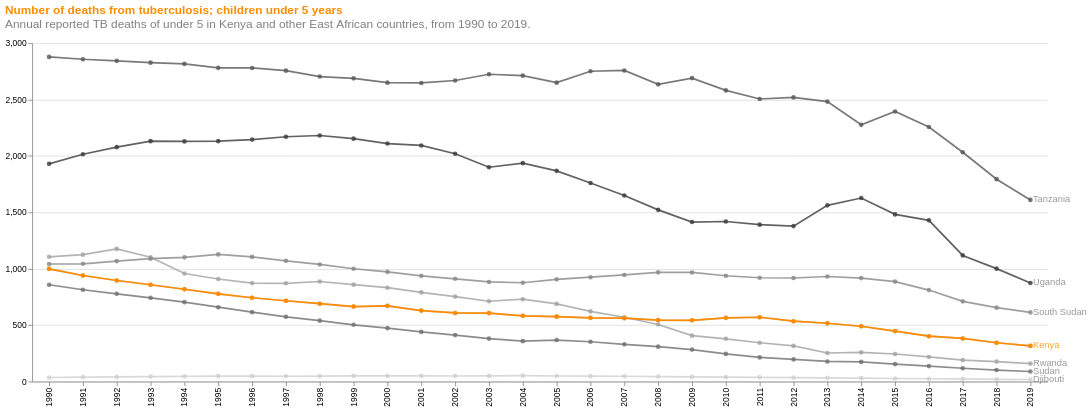

The notebook cell this image was saved under:
### Markdown cell above
### Under five tb deaths in east africa line chart

### Code cell
linechart = alt.Chart(death_cause_df[death_cause_df.entity.str.contains('Kenya|Uganda|Tanzania|Sudan|South Sudan|Rwanda|Djibouti')]).mark_line(point=True).encode(
    alt.X('year:O'),
    alt.Y('deaths_tuberculosis_under_5_:Q', axis=alt.Axis(tickCount=6)), 
    alt.OpacityValue(0.8),
    alt.Color("entity", scale=alt.Scale(scheme="greys"), legend=None),
    #tooltip=['entity','deaths_tuberculosis_under_5_:Q']
)

kenyachart = alt.Chart(death_cause_df[death_cause_df.entity.str.contains('Kenya')], 
                  title="Under 5 deaths from Tuberculosis among Kenya and her neighbors").mark_line(point=True, color="darkorange").encode(
    alt.X('year:O'),
    alt.Y('deaths_tuberculosis_under_5_:Q', axis=alt.Axis(tickCount=6)),
    color=alt.condition(alt.datum.entity == "Kenya" , alt.value("darkorange"), alt.value("grey"))
)

country_list =['Kenya','Uganda','Tanzania','Sudan','South Sudan','Rwanda','Djibouti']

label = linechart.mark_text(dx=3, align='left').encode(alt.X('max(year):O', title=""),
                                                   alt.Y('deaths_tuberculosis_under_5_:Q',  aggregate={'argmax':'year'}, title=""),
                                                   alt.Text('entity:O'),
                                                   color=alt.condition(alt.datum.entity == "Kenya" , alt.value("darkorange"), alt.value("grey")))

(linechart + kenyachart + label).properties(width=1200, height=400,
                                            title={"text":"Number of deaths from tuberculosis; children under 5 years",
                                                   "fontSize":14,
                                                   "color":"darkorange",
                                                   "anchor":"start",
                                                   "offset":10,
                                                   "subtitle":"Annual reported TB deaths of under 5 in Kenya and other East African countries, from 1990 to 2019.",
                                                   "subtitleFontSize":14,
                                                   "subtitleColor":"gray"}
                                           ).configure_view(stroke=None)#.save('charts/kenya_tb_deaths_under5.html')

### Figure 1 — Vega-Lite specification as saved in the notebook (floating-point values rounded to 4 significant figures; data arrays with more than 128 entries replaced by an {"elided": "..."} marker saying what was removed)
{"config": {"view": {"continuousWidth": 300, "continuousHeight": 300, "stroke": null}}, "layer": [{"data": {"name": "data-45bcab2d028e67ee39ce1febf6e7e0d2"}, "mark": {"type": "line", "point": true}, "encoding": {"color": {"field": "entity", "legend": null, "scale": {"scheme": "greys"}, "type": "nominal"}, "opacity": {"value": 0.8}, "x": {"field": "year", "type": "ordinal"}, "y": {"axis": {"tickCount": 6}, "field": "deaths_tuberculosis_under_5_", "type": "quantitative"}}}, {"data": {"name": "data-c970c4d77132ff16d6ee2c9344a47402"}, "mark": {"type": "line", "color": "darkorange", "point": true}, "encoding": {"color": {"condition": {"test": "(datum.entity === 'Kenya')", "value": "darkorange"}, "value": "grey"}, "x": {"field": "year", "type": "ordinal"}, "y": {"axis": {"tickCount": 6}, "field": "deaths_tuberculosis_under_5_", "type": "quantitative"}}, "title": "Under 5 deaths from Tuberculosis among Kenya and her neighbors"}, {"data": {"name": "data-45bcab2d028e67ee39ce1febf6e7e0d2"}, "mark": {"type": "text", "align": "left", "dx": 3}, "encoding": {"color": {"condition": {"test": "(datum.entity === 'Kenya')", "value": "darkorange"}, "value": "grey"}, "opacity": {"value": 0.8}, "text": {"field": "entity", "type": "ordinal"}, "x": {"aggregate": "max", "field": "year", "title": "", "type": "ordinal"}, "y": {"aggregate": {"argmax": "year"}, "field": "deaths_tuberculosis_under_5_", "title": "", "type": "quantitative"}}}], "height": 400, "title": {"text": "Number of deaths from tuberculosis; children under 5 years", "fontSize": 14, "color": "darkorange", "anchor": "start", "offset": 10, "subtitle": "Annual reported TB deaths of under 5 in Kenya and other East African countries, from 1990 to 2019.", "subtitleFontSize": 14, "subtitleColor": "gray"}, "width": 1200, "$schema": "https://vega.github.io/schema/vega-lite/v6.4.1.json", "datasets": {"data-45bcab2d028e67ee39ce1febf6e7e0d2": {"elided": "210 records"}, "data-c970c4d77132ff16d6ee2c9344a47402": [{"entity": "Kenya", "year": 1990, "deaths_malaria_under_5_": 9707, "deaths_hivaids_under_5_": 6836, "deaths_meningitis_under_5_": 2772, "deaths_nutritional_deficiencies_under_5_": 5444, "deaths_other_neonatal_disorders_under_5_": 3855, "deaths_whooping_cough_under_5_": 1210, "deaths_lower_respiratory_infections_under_5_": 15821, "deaths_congenital_birth_defects_under_5_": 3688, "deaths_measles_under_5_": 7286, "deaths_neonatal_sepsis_and_other_neonatal_infections_under_5_": 3050, "deaths_neonatal_encephalopathy_due_to_birth_asphyxia_and_trauma_under_5_": 5401, "deaths_drowning_under_5_": 269, "deaths_tuberculosis_under_5_": 999, "deaths_neonatal_preterm_birth_under_5_": 4832, "deaths_diarrheal_diseases_under_5_": 12453, "deaths_neoplasms_under_5_": 420, "deaths_syphilis_under_5_": 1542}, {"entity": "Kenya", "year": 1991, "deaths_malaria_under_5_": 10052, "deaths_hivaids_under_5_": 9309, "deaths_meningitis_under_5_": 2639, "deaths_nutritional_deficiencies_under_5_": 5286, "deaths_other_neonatal_disorders_under_5_": 3824, "deaths_whooping_cough_under_5_": 1156, "deaths_lower_respiratory_infections_under_5_": 15066, "deaths_congenital_birth_defects_under_5_": 3585, "deaths_measles_under_5_": 6752, "deaths_neonatal_sepsis_and_other_neonatal_infections_under_5_": 3066, "deaths_neonatal_encephalopathy_due_to_birth_asphyxia_and_trauma_under_5_": 5448, "deaths_drowning_under_5_": 250, "deaths_tuberculosis_under_5_": 940, "deaths_neonatal_preterm_birth_under_5_": 4850, "deaths_diarrheal_diseases_under_5_": 13879, "deaths_neoplasms_under_5_": 402, "deaths_syphilis_under_5_": 1458}, {"entity": "Kenya", "year": 1992, "deaths_malaria_under_5_": 10161, "deaths_hivaids_under_5_": 11904, "deaths_meningitis_under_5_": 2519, "deaths_nutritional_deficiencies_under_5_": 5119, "deaths_other_neonatal_disorders_under_5_": 3814, "deaths_whooping_cough_under_5_": 1115, "deaths_lower_respiratory_infections_under_5_": 14483, "deaths_congenital_birth_defects_under_5_": 3491, "deaths_measles_under_5_": 6282, "deaths_neonatal_sepsis_and_other_neonatal_infections_under_5_": 3082, "deaths_neonatal_encephalopathy_due_to_birth_asphyxia_and_trauma_under_5_": 5521, "deaths_drowning_under_5_": 235, "deaths_tuberculosis_under_5_": 896, "deaths_neonatal_preterm_birth_under_5_": 4895, "deaths_diarrheal_diseases_under_5_": 15432, "deaths_neoplasms_under_5_": 384, "deaths_syphilis_under_5_": 1379}, {"entity": "Kenya", "year": 1993, "deaths_malaria_under_5_": 10164, "deaths_hivaids_under_5_": 14327, "deaths_meningitis_under_5_": 2399, "deaths_nutritional_deficiencies_under_5_": 4918, "deaths_other_neonatal_disorders_under_5_": 3808, "deaths_whooping_cough_under_5_": 1054, "deaths_lower_respiratory_infections_under_5_": 13949, "deaths_congenital_birth_defects_under_5_": 3396, "deaths_measles_under_5_": 5855, "deaths_neonatal_sepsis_and_other_neonatal_infections_under_5_": 3091, "deaths_neonatal_encephalopathy_due_to_birth_asphyxia_and_trauma_under_5_": 5590, "deaths_drowning_under_5_": 216, "deaths_tuberculosis_under_5_": 858, "deaths_neonatal_preterm_birth_under_5_": 4940, "deaths_diarrheal_diseases_under_5_": 16739, "deaths_neoplasms_under_5_": 367, "deaths_syphilis_under_5_": 1308}, {"entity": "Kenya", "year": 1994, "deaths_malaria_under_5_": 10163, "deaths_hivaids_under_5_": 16369, "deaths_meningitis_under_5_": 2284, "deaths_nutritional_deficiencies_under_5_": 4697, "deaths_other_neonatal_disorders_under_5_": 3809, "deaths_whooping_cough_under_5_": 1043, "deaths_lower_respiratory_infections_under_5_": 13427, "deaths_congenital_birth_defects_under_5_": 3309, "deaths_measles_under_5_": 5480, "deaths_neonatal_sepsis_and_other_neonatal_infections_under_5_": 3099, "deaths_neonatal_encephalopathy_due_to_birth_asphyxia_and_trauma_under_5_": 5660, "deaths_drowning_under_5_": 204, "deaths_tuberculosis_under_5_": 818, "deaths_neonatal_preterm_birth_under_5_": 4990, "deaths_diarrheal_diseases_under_5_": 17973, "deaths_neoplasms_under_5_": 351, "deaths_syphilis_under_5_": 1251}, {"entity": "Kenya", "year": 1995, "deaths_malaria_under_5_": 10338, "deaths_hivaids_under_5_": 17949, "deaths_meningitis_under_5_": 2184, "deaths_nutritional_deficiencies_under_5_": 4485, "deaths_other_neonatal_disorders_under_5_": 3828, "deaths_whooping_cough_under_5_": 955, "deaths_lower_respiratory_infections_under_5_": 12927, "deaths_congenital_birth_defects_under_5_": 3242, "deaths_measles_under_5_": 5056, "deaths_neonatal_sepsis_and_other_neonatal_infections_under_5_": 3113, "deaths_neonatal_encephalopathy_due_to_birth_asphyxia_and_trauma_under_5_": 5747, "deaths_drowning_under_5_": 191, "deaths_tuberculosis_under_5_": 778, "deaths_neonatal_preterm_birth_under_5_": 5051, "deaths_diarrheal_diseases_under_5_": 18978, "deaths_neoplasms_under_5_": 338, "deaths_syphilis_under_5_": 1210}, {"entity": "Kenya", "year": 1996, "deaths_malaria_under_5_": 10507, "deaths_hivaids_under_5_": 19041, "deaths_meningitis_under_5_": 2106, "deaths_nutritional_deficiencies_under_5_": 4275, "deaths_other_neonatal_disorders_under_5_": 3847, "deaths_whooping_cough_under_5_": 938, "deaths_lower_respiratory_infections_under_5_": 12511, "deaths_congenital_birth_defects_under_5_": 3206, "deaths_measles_under_5_": 4782, "deaths_neonatal_sepsis_and_other_neonatal_infections_under_5_": 3154, "deaths_neonatal_encephalopathy_due_to_birth_asphyxia_and_trauma_under_5_": 5862, "deaths_drowning_under_5_": 179, "deaths_tuberculosis_under_5_": 743, "deaths_neonatal_preterm_birth_under_5_": 5138, "deaths_diarrheal_diseases_under_5_": 19129, "deaths_neoplasms_under_5_": 329, "deaths_syphilis_under_5_": 1183}, {"entity": "Kenya", "year": 1997, "deaths_malaria_under_5_": 10521, "deaths_hivaids_under_5_": 19693, "deaths_meningitis_under_5_": 2037, "deaths_nutritional_deficiencies_under_5_": 4046, "deaths_other_neonatal_disorders_under_5_": 3883, "deaths_whooping_cough_under_5_": 961, "deaths_lower_respiratory_infections_under_5_": 12184, "deaths_congenital_birth_defects_under_5_": 3182, "deaths_measles_under_5_": 4570, "deaths_neonatal_sepsis_and_other_neonatal_infections_under_5_": 3209, "deaths_neonatal_encephalopathy_due_to_birth_asphyxia_and_trauma_under_5_": 6003, "deaths_drowning_under_5_": 171, "deaths_tuberculosis_under_5_": 716, "deaths_neonatal_preterm_birth_under_5_": 5250, "deaths_diarrheal_diseases_under_5_": 19622, "deaths_neoplasms_under_5_": 321, "deaths_syphilis_under_5_": 1164}, {"entity": "Kenya", "year": 1998, "deaths_malaria_under_5_": 10543, "deaths_hivaids_under_5_": 19907, "deaths_meningitis_under_5_": 1963, "deaths_nutritional_deficiencies_under_5_": 3786, "deaths_other_neonatal_disorders_under_5_": 3917, "deaths_whooping_cough_under_5_": 921, "deaths_lower_respiratory_infections_under_5_": 11848, "deaths_congenital_birth_defects_under_5_": 3156, "deaths_measles_under_5_": 4392, "deaths_neonatal_sepsis_and_other_neonatal_infections_under_5_": 3265, "deaths_neonatal_encephalopathy_due_to_birth_asphyxia_and_trauma_under_5_": 6140, "deaths_drowning_under_5_": 159, "deaths_tuberculosis_under_5_": 690, "deaths_neonatal_preterm_birth_under_5_": 5358, "deaths_diarrheal_diseases_under_5_": 19733, "deaths_neoplasms_under_5_": 313, "deaths_syphilis_under_5_": 1143}, {"entity": "Kenya", "year": 1999, "deaths_malaria_under_5_": 10566, "deaths_hivaids_under_5_": 19786, "deaths_meningitis_under_5_": 1902, "deaths_nutritional_deficiencies_under_5_": 3540, "deaths_other_neonatal_disorders_under_5_": 3953, "deaths_whooping_cough_under_5_": 1011, "deaths_lower_respiratory_infections_under_5_": 11501, "deaths_congenital_birth_defects_under_5_": 3140, "deaths_measles_under_5_": 4267, "deaths_neonatal_sepsis_and_other_neonatal_infections_under_5_": 3326, "deaths_neonatal_encephalopathy_due_to_birth_asphyxia_and_trauma_under_5_": 6267, "deaths_drowning_under_5_": 149, "deaths_tuberculosis_under_5_": 665, "deaths_neonatal_preterm_birth_under_5_": 5475, "deaths_diarrheal_diseases_under_5_": 19122, "deaths_neoplasms_under_5_": 307, "deaths_syphilis_under_5_": 1127}, {"entity": "Kenya", "year": 2000, "deaths_malaria_under_5_": 8978, "deaths_hivaids_under_5_": 19465, "deaths_meningitis_under_5_": 1919, "deaths_nutritional_deficiencies_under_5_": 3513, "deaths_other_neonatal_disorders_under_5_": 4006, "deaths_whooping_cough_under_5_": 1077, "deaths_lower_respiratory_infections_under_5_": 11579, "deaths_congenital_birth_defects_under_5_": 3220, "deaths_measles_under_5_": 4059, "deaths_neonatal_sepsis_and_other_neonatal_infections_under_5_": 3407, "deaths_neonatal_encephalopathy_due_to_birth_asphyxia_and_trauma_under_5_": 6404, "deaths_drowning_under_5_": 148, "deaths_tuberculosis_under_5_": 671, "deaths_neonatal_preterm_birth_under_5_": 5579, "deaths_diarrheal_diseases_under_5_": 17984, "deaths_neoplasms_under_5_": 316, "deaths_syphilis_under_5_": 1153}, {"entity": "Kenya", "year": 2001, "deaths_malaria_under_5_": 10030, "deaths_hivaids_under_5_": 18926, "deaths_meningitis_under_5_": 1729, "deaths_nutritional_deficiencies_under_5_": 3229, "deaths_other_neonatal_disorders_under_5_": 4020, "deaths_whooping_cough_under_5_": 1101, "deaths_lower_respiratory_infections_under_5_": 11075, "deaths_congenital_birth_defects_under_5_": 3235, "deaths_measles_under_5_": 3852, "deaths_neonatal_sepsis_and_other_neonatal_infections_under_5_": 3471, "deaths_neonatal_encephalopathy_due_to_birth_asphyxia_and_trauma_under_5_": 6538, "deaths_drowning_under_5_": 141, "deaths_tuberculosis_under_5_": 629, "deaths_neonatal_preterm_birth_under_5_": 5659, "deaths_diarrheal_diseases_under_5_": 16731, "deaths_neoplasms_under_5_": 305, "deaths_syphilis_under_5_": 1188}, {"entity": "Kenya", "year": 2002, "deaths_malaria_under_5_": 9545, "deaths_hivaids_under_5_": 18245, "deaths_meningitis_under_5_": 1718, "deaths_nutritional_deficiencies_under_5_": 3084, "deaths_other_neonatal_disorders_under_5_": 4085, "deaths_whooping_cough_under_5_": 1118, "deaths_lower_respiratory_infections_under_5_": 10913, "deaths_congenital_birth_defects_under_5_": 3317, "deaths_measles_under_5_": 3941, "deaths_neonatal_sepsis_and_other_neonatal_infections_under_5_": 3577, "deaths_neonatal_encephalopathy_due_to_birth_asphyxia_and_trauma_under_5_": 6599, "deaths_drowning_under_5_": 140, "deaths_tuberculosis_under_5_": 608, "deaths_neonatal_preterm_birth_under_5_": 5782, "deaths_diarrheal_diseases_under_5_": 15854, "deaths_neoplasms_under_5_": 306, "deaths_syphilis_under_5_": 1226}, {"entity": "Kenya", "year": 2003, "deaths_malaria_under_5_": 10252, "deaths_hivaids_under_5_": 17418, "deaths_meningitis_under_5_": 1750, "deaths_nutritional_deficiencies_under_5_": 3092, "deaths_other_neonatal_disorders_under_5_": 3965, "deaths_whooping_cough_under_5_": 1077, "deaths_lower_respiratory_infections_under_5_": 11009, "deaths_congenital_birth_defects_under_5_": 3409, "deaths_measles_under_5_": 823, "deaths_neonatal_sepsis_and_other_neonatal_infections_under_5_": 3511, "deaths_neonatal_encephalopathy_due_to_birth_asphyxia_and_trauma_under_5_": 6993, "deaths_drowning_under_5_": 147, "deaths_tuberculosis_under_5_": 607, "deaths_neonatal_preterm_birth_under_5_": 5554, "deaths_diarrheal_diseases_under_5_": 16518, "deaths_neoplasms_under_5_": 320, "deaths_syphilis_under_5_": 1242}, {"entity": "Kenya", "year": 2004, "deaths_malaria_under_5_": 9410, "deaths_hivaids_under_5_": 16282, "deaths_meningitis_under_5_": 1734, "deaths_nutritional_deficiencies_under_5_": 3100, "deaths_other_neonatal_disorders_under_5_": 3936, "deaths_whooping_cough_under_5_": 1066, "deaths_lower_respiratory_infections_under_5_": 10850, "deaths_congenital_birth_defects_under_5_": 3463, "deaths_measles_under_5_": 600, "deaths_neonatal_sepsis_and_other_neonatal_infections_under_5_": 3510, "deaths_neonatal_encephalopathy_due_to_birth_asphyxia_and_trauma_under_5_": 7231, "deaths_drowning_under_5_": 145, "deaths_tuberculosis_under_5_": 583, "deaths_neonatal_preterm_birth_under_5_": 5461, "deaths_diarrheal_diseases_under_5_": 16422, "deaths_neoplasms_under_5_": 320, "deaths_syphilis_under_5_": 1254}, {"entity": "Kenya", "year": 2005, "deaths_malaria_under_5_": 7796, "deaths_hivaids_under_5_": 14982, "deaths_meningitis_under_5_": 1770, "deaths_nutritional_deficiencies_under_5_": 3043, "deaths_other_neonatal_disorders_under_5_": 3916, "deaths_whooping_cough_under_5_": 1089, "deaths_lower_respiratory_infections_under_5_": 10895, "deaths_congenital_birth_defects_under_5_": 3571, "deaths_measles_under_5_": 761, "deaths_neonatal_sepsis_and_other_neonatal_infections_under_5_": 3508, "deaths_neonatal_encephalopathy_due_to_birth_asphyxia_and_trauma_under_5_": 7466, "deaths_drowning_under_5_": 147, "deaths_tuberculosis_under_5_": 575, "deaths_neonatal_preterm_birth_under_5_": 5367, "deaths_diarrheal_diseases_under_5_": 16331, "deaths_neoplasms_under_5_": 327, "deaths_syphilis_under_5_": 1280}, {"entity": "Kenya", "year": 2006, "deaths_malaria_under_5_": 6349, "deaths_hivaids_under_5_": 13669, "deaths_meningitis_under_5_": 1802, "deaths_nutritional_deficiencies_under_5_": 3031, "deaths_other_neonatal_disorders_under_5_": 3911, "deaths_whooping_cough_under_5_": 1044, "deaths_lower_respiratory_infections_under_5_": 10858, "deaths_congenital_birth_defects_under_5_": 3650, "deaths_measles_under_5_": 1051, "deaths_neonatal_sepsis_and_other_neonatal_infections_under_5_": 3517, "deaths_neonatal_encephalopathy_due_to_birth_asphyxia_and_trauma_under_5_": 7654, "deaths_drowning_under_5_": 153, "deaths_tuberculosis_under_5_": 565, "deaths_neonatal_preterm_birth_under_5_": 5337, "deaths_diarrheal_diseases_under_5_": 16380, "deaths_neoplasms_under_5_": 338, "deaths_syphilis_under_5_": 1253}, {"entity": "Kenya", "year": 2007, "deaths_malaria_under_5_": 5655, "deaths_hivaids_under_5_": 11345, "deaths_meningitis_under_5_": 1833, "deaths_nutritional_deficiencies_under_5_": 2987, "deaths_other_neonatal_disorders_under_5_": 3920, "deaths_whooping_cough_under_5_": 1020, "deaths_lower_respiratory_infections_under_5_": 10835, "deaths_congenital_birth_defects_under_5_": 3707, "deaths_measles_under_5_": 874, "deaths_neonatal_sepsis_and_other_neonatal_infections_under_5_": 3532, "deaths_neonatal_encephalopathy_due_to_birth_asphyxia_and_trauma_under_5_": 7682, "deaths_drowning_under_5_": 157, "deaths_tuberculosis_under_5_": 562, "deaths_neonatal_preterm_birth_under_5_": 5294, "deaths_diarrheal_diseases_under_5_": 16556, "deaths_neoplasms_under_5_": 354, "deaths_syphilis_under_5_": 1161}, {"entity": "Kenya", "year": 2008, "deaths_malaria_under_5_": 5017, "deaths_hivaids_under_5_": 9123, "deaths_meningitis_under_5_": 1772, "deaths_nutritional_deficiencies_under_5_": 2852, "deaths_other_neonatal_disorders_under_5_": 3910, "deaths_whooping_cough_under_5_": 1009, "deaths_lower_respiratory_infections_under_5_": 10551, "deaths_congenital_birth_defects_under_5_": 3691, "deaths_measles_under_5_": 1946, "deaths_neonatal_sepsis_and_other_neonatal_infections_under_5_": 3530, "deaths_neonatal_encephalopathy_due_to_birth_asphyxia_and_trauma_under_5_": 7719, "deaths_drowning_under_5_": 155, "deaths_tuberculosis_under_5_": 544, "deaths_neonatal_preterm_birth_under_5_": 5207, "deaths_diarrheal_diseases_under_5_": 16206, "deaths_neoplasms_under_5_": 358, "deaths_syphilis_under_5_": 1025}, {"entity": "Kenya", "year": 2009, "deaths_malaria_under_5_": 4114, "deaths_hivaids_under_5_": 8065, "deaths_meningitis_under_5_": 1781, "deaths_nutritional_deficiencies_under_5_": 2829, "deaths_other_neonatal_disorders_under_5_": 3972, "deaths_whooping_cough_under_5_": 936, "deaths_lower_respiratory_infections_under_5_": 10450, "deaths_congenital_birth_defects_under_5_": 3735, "deaths_measles_under_5_": 2127, "deaths_neonatal_sepsis_and_other_neonatal_infections_under_5_": 3554, "deaths_neonatal_encephalopathy_due_to_birth_asphyxia_and_trauma_under_5_": 7661, "deaths_drowning_under_5_": 162, "deaths_tuberculosis_under_5_": 543, "deaths_neonatal_preterm_birth_under_5_": 5197, "deaths_diarrheal_diseases_under_5_": 16214, "deaths_neoplasms_under_5_": 372, "deaths_syphilis_under_5_": 913}, {"entity": "Kenya", "year": 2010, "deaths_malaria_under_5_": 2557, "deaths_hivaids_under_5_": 7105, "deaths_meningitis_under_5_": 1863, "deaths_nutritional_deficiencies_under_5_": 2986, "deaths_other_neonatal_disorders_under_5_": 4041, "deaths_whooping_cough_under_5_": 1062, "deaths_lower_respiratory_infections_under_5_": 10611, "deaths_congenital_birth_defects_under_5_": 3859, "deaths_measles_under_5_": 1373, "deaths_neonatal_sepsis_and_other_neonatal_infections_under_5_": 3596, "deaths_neonatal_encephalopathy_due_to_birth_asphyxia_and_trauma_under_5_": 7627, "deaths_drowning_under_5_": 179, "deaths_tuberculosis_under_5_": 565, "deaths_neonatal_preterm_birth_under_5_": 5193, "deaths_diarrheal_diseases_under_5_": 15997, "deaths_neoplasms_under_5_": 410, "deaths_syphilis_under_5_": 872}, {"entity": "Kenya", "year": 2011, "deaths_malaria_under_5_": 1411, "deaths_hivaids_under_5_": 6336, "deaths_meningitis_under_5_": 1323, "deaths_nutritional_deficiencies_under_5_": 3101, "deaths_other_neonatal_disorders_under_5_": 4093, "deaths_whooping_cough_under_5_": 1051, "deaths_lower_respiratory_infections_under_5_": 10384, "deaths_congenital_birth_defects_under_5_": 3955, "deaths_measles_under_5_": 1572, "deaths_neonatal_sepsis_and_other_neonatal_infections_under_5_": 3643, "deaths_neonatal_encephalopathy_due_to_birth_asphyxia_and_trauma_under_5_": 7633, "deaths_drowning_under_5_": 188, "deaths_tuberculosis_under_5_": 570, "deaths_neonatal_preterm_birth_under_5_": 5197, "deaths_diarrheal_diseases_under_5_": 15566, "deaths_neoplasms_under_5_": 433, "deaths_syphilis_under_5_": 880}, {"entity": "Kenya", "year": 2012, "deaths_malaria_under_5_": 1203, "deaths_hivaids_under_5_": 5895, "deaths_meningitis_under_5_": 1256, "deaths_nutritional_deficiencies_under_5_": 2991, "deaths_other_neonatal_disorders_under_5_": 4098, "deaths_whooping_cough_under_5_": 990, "deaths_lower_respiratory_infections_under_5_": 9811, "deaths_congenital_birth_defects_under_5_": 3893, "deaths_measles_under_5_": 2448, "deaths_neonatal_sepsis_and_other_neonatal_infections_under_5_": 3631, "deaths_neonatal_encephalopathy_due_to_birth_asphyxia_and_trauma_under_5_": 7593, "deaths_drowning_under_5_": 184, "deaths_tuberculosis_under_5_": 535, "deaths_neonatal_preterm_birth_under_5_": 5159, "deaths_diarrheal_diseases_under_5_": 14391, "deaths_neoplasms_under_5_": 425, "deaths_syphilis_under_5_": 871}, {"entity": "Kenya", "year": 2013, "deaths_malaria_under_5_": 2060, "deaths_hivaids_under_5_": 5409, "deaths_meningitis_under_5_": 1217, "deaths_nutritional_deficiencies_under_5_": 2952, "deaths_other_neonatal_disorders_under_5_": 4083, "deaths_whooping_cough_under_5_": 991, "deaths_lower_respiratory_infections_under_5_": 9389, "deaths_congenital_birth_defects_under_5_": 3841, "deaths_measles_under_5_": 1507, "deaths_neonatal_sepsis_and_other_neonatal_infections_under_5_": 3601, "deaths_neonatal_encephalopathy_due_to_birth_asphyxia_and_trauma_under_5_": 7530, "deaths_drowning_under_5_": 179, "deaths_tuberculosis_under_5_": 517, "deaths_neonatal_preterm_birth_under_5_": 5092, "deaths_diarrheal_diseases_under_5_": 13485, "deaths_neoplasms_under_5_": 425, "deaths_syphilis_under_5_": 861}, {"entity": "Kenya", "year": 2014, "deaths_malaria_under_5_": 2680, "deaths_hivaids_under_5_": 4856, "deaths_meningitis_under_5_": 1175, "deaths_nutritional_deficiencies_under_5_": 2857, "deaths_other_neonatal_disorders_under_5_": 4070, "deaths_whooping_cough_under_5_": 1016, "deaths_lower_respiratory_infections_under_5_": 8910, "deaths_congenital_birth_defects_under_5_": 3760, "deaths_measles_under_5_": 1498, "deaths_neonatal_sepsis_and_other_neonatal_infections_under_5_": 3575, "deaths_neonatal_encephalopathy_due_to_birth_asphyxia_and_trauma_under_5_": 7467, "deaths_drowning_under_5_": 165, "deaths_tuberculosis_under_5_": 490, "deaths_neonatal_preterm_birth_under_5_": 5014, "deaths_diarrheal_diseases_under_5_": 12181, "deaths_neoplasms_under_5_": 412, "deaths_syphilis_under_5_": 849}, {"entity": "Kenya", "year": 2015, "deaths_malaria_under_5_": 3031, "deaths_hivaids_under_5_": 4390, "deaths_meningitis_under_5_": 1112, "deaths_nutritional_deficiencies_under_5_": 2699, "deaths_other_neonatal_disorders_under_5_": 4015, "deaths_whooping_cough_under_5_": 956, "deaths_lower_respiratory_infections_under_5_": 8232, "deaths_congenital_birth_defects_under_5_": 3614, "deaths_measles_under_5_": 2052, "deaths_neonatal_sepsis_and_other_neonatal_infections_under_5_": 3528, "deaths_neonatal_encephalopathy_due_to_birth_asphyxia_and_trauma_under_5_": 7342, "deaths_drowning_under_5_": 153, "deaths_tuberculosis_under_5_": 447, "deaths_neonatal_preterm_birth_under_5_": 4877, "deaths_diarrheal_diseases_under_5_": 10964, "deaths_neoplasms_under_5_": 390, "deaths_syphilis_under_5_": 838}, {"entity": "Kenya", "year": 2016, "deaths_malaria_under_5_": 3818, "deaths_hivaids_under_5_": 3924, "deaths_meningitis_under_5_": 1047, "deaths_nutritional_deficiencies_under_5_": 2579, "deaths_other_neonatal_disorders_under_5_": 3967, "deaths_whooping_cough_under_5_": 950, "deaths_lower_respiratory_infections_under_5_": 7548, "deaths_congenital_birth_defects_under_5_": 3465, "deaths_measles_under_5_": 2009, "deaths_neonatal_sepsis_and_other_neonatal_infections_under_5_": 3469, "deaths_neonatal_encephalopathy_due_to_birth_asphyxia_and_trauma_under_5_": 7233, "deaths_drowning_under_5_": 139, "deaths_tuberculosis_under_5_": 402, "deaths_neonatal_preterm_birth_under_5_": 4748, "deaths_diarrheal_diseases_under_5_": 9736, "deaths_neoplasms_under_5_": 371, "deaths_syphilis_under_5_": 839}, {"entity": "Kenya", "year": 2017, "deaths_malaria_under_5_": 4498, "deaths_hivaids_under_5_": 3353, "deaths_meningitis_under_5_": 1041, "deaths_nutritional_deficiencies_under_5_": 2698, "deaths_other_neonatal_disorders_under_5_": 3909, "deaths_whooping_cough_under_5_": 1000, "deaths_lower_respiratory_infections_under_5_": 7107, "deaths_congenital_birth_defects_under_5_": 3381, "deaths_measles_under_5_": 372, "deaths_neonatal_sepsis_and_other_neonatal_infections_under_5_": 3410, "deaths_neonatal_encephalopathy_due_to_birth_asphyxia_and_trauma_under_5_": 7105, "deaths_drowning_under_5_": 138, "deaths_tuberculosis_under_5_": 382, "deaths_neonatal_preterm_birth_under_5_": 4578, "deaths_diarrheal_diseases_under_5_": 9117, "deaths_neoplasms_under_5_": 374, "deaths_syphilis_under_5_": 847}, {"entity": "Kenya", "year": 2018, "deaths_malaria_under_5_": 4653, "deaths_hivaids_under_5_": 2806, "deaths_meningitis_under_5_": 966, "deaths_nutritional_deficiencies_under_5_": 2415, "deaths_other_neonatal_disorders_under_5_": 3807, "deaths_whooping_cough_under_5_": 955, "deaths_lower_respiratory_infections_under_5_": 6638, "deaths_congenital_birth_defects_under_5_": 3287, "deaths_measles_under_5_": 330, "deaths_neonatal_sepsis_and_other_neonatal_infections_under_5_": 3330, "deaths_neonatal_encephalopathy_due_to_birth_asphyxia_and_trauma_under_5_": 6852, "deaths_drowning_under_5_": 130, "deaths_tuberculosis_under_5_": 344, "deaths_neonatal_preterm_birth_under_5_": 4456, "deaths_diarrheal_diseases_under_5_": 8409, "deaths_neoplasms_under_5_": 360, "deaths_syphilis_under_5_": 866}, {"entity": "Kenya", "year": 2019, "deaths_malaria_under_5_": 4618, "deaths_hivaids_under_5_": 2540, "deaths_meningitis_under_5_": 916, "deaths_nutritional_deficiencies_under_5_": 2229, "deaths_other_neonatal_disorders_under_5_": 3746, "deaths_whooping_cough_under_5_": 962, "deaths_lower_respiratory_infections_under_5_": 6307, "deaths_congenital_birth_defects_under_5_": 3239, "deaths_measles_under_5_": 369, "deaths_neonatal_sepsis_and_other_neonatal_infections_under_5_": 3313, "deaths_neonatal_encephalopathy_due_to_birth_asphyxia_and_trauma_under_5_": 6686, "deaths_drowning_under_5_": 123, "deaths_tuberculosis_under_5_": 316, "deaths_neonatal_preterm_birth_under_5_": 4362, "deaths_diarrheal_diseases_under_5_": 7847, "deaths_neoplasms_under_5_": 350, "deaths_syphilis_under_5_": 899}]}}
